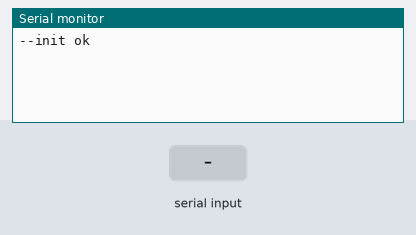
A sketch run on a simulated Arduino Uno, built with avr-gcc and run on an emulated ATmega328P. On the bench: the last lines printed to the serial monitor. The inputs (shaded band) are chosen by the test bench.

Above: at 1.2 s.
1.3 s: "1" received over Serial
At 1.8 s:
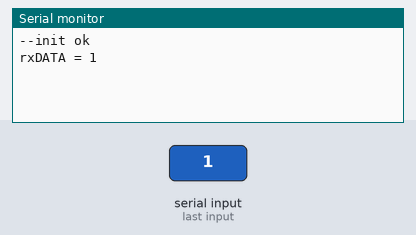
2.8 s: "0" received over Serial
At 4.0 s:
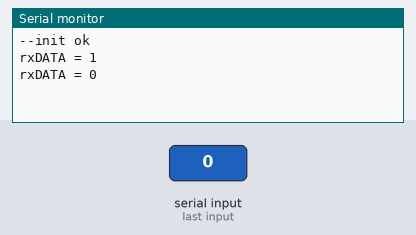
4.3 s: "2" received over Serial
At 5.3 s:
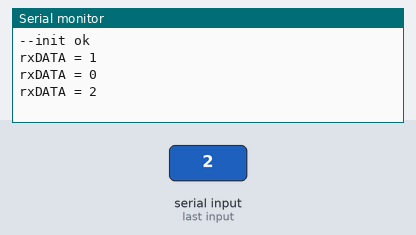

Measured:
- after the input at 1.3 s, the serial monitor: prints a new line at once (image 1)
- after the input at 2.8 s, the serial monitor: prints a new line at once (image 2)
- after the input at 4.3 s, the serial monitor: prints a new line at once (image 3)

The sketch:

ex_serial_02.ino
```cpp
//시리얼 통신 실습

// 초기화 함수
void setup() {
  //시리얼 통신 초기화
  Serial.begin(9600);
  Serial.println("--init ok");
}

// 기능 구현
void loop() {
  // 시리얼 통신으로 데이터 수신(받기)
  // (1) 수신 버퍼(ex : 받은 편지함)에 데이터 존재 여부 체크
  // (2) 데이터 존재하면 읽기
  if( Serial.available() > 0){
    char rxData = char(Serial.read()); // read()함수는 버퍼의 한글자값의 아스키코드 값을 리턴한다.

    //수신 데이터 확인 웨해서 PC로 전송
    Serial.print("rxDATA = ");
    Serial.println(rxData);
  }
}
```
